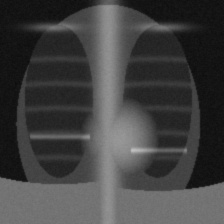
#> input picture data/samples/sample_atelectasis.jpg, 224 x 224 px; its folder holds only this picture in this run
$ python -i clinical_engine.py   (imports and definitions only)
#> lines starting #> are read from the running program, lines starting #| are printed output that depends on the picture; after the words box and inside, x2 and y2 are one past the last pixel; in counts of white or black regions, pixels touching at a corner belong together
#> further down, picture is the input picture: PIL image 224x224 RGB; min 12, max 193, mean 65.3
"""
src/clinical_engine.py
======================
Clinical Diagnostic Intelligence, Automated Cardiothoracic Ratio (CTR) Calipers,
and Multi-Pathology Diagnostic Syndrome Synthesis.
"""

from typing import Dict, Any, List, Tuple, Optional
from PIL import Image, ImageDraw, ImageFont
import numpy as np
import cv2


def estimate_ctr(
    img_pil: Image.Image,
    manual_c_offset: int = 0,
    manual_t_offset: int = 0,
) -> Dict[str, Any]:
    """
    Automated and Caliper-assisted Cardiothoracic Ratio (CTR) Estimation.

    Clinical Definition:
    --------------------
    CTR = Maximum Transverse Cardiac Diameter (C) / Maximum Internal Thoracic Diameter (T).
    Normal value on PA chest radiograph is < 0.50 (50%).
    Values > 0.50 indicate cardiomegaly; > 0.65 indicates severe enlargement.

    Parameters
    ----------
    img_pil : PIL.Image.Image
        Input chest radiograph.
    manual_c_offset : int
        User fine-tuning adjustment for cardiac width (pixels).
    manual_t_offset : int
        User fine-tuning adjustment for thoracic width (pixels).

    Returns
    -------
    dict with 'ctr', 'classification', 'cardiac_px', 'thorax_px', 'annotated_pil', 'color'
    """
#> called with manual_c_offset = 0, manual_t_offset = 0
    arr = np.array(img_pil.convert("RGB"))
    gray = cv2.cvtColor(arr, cv2.COLOR_RGB2GRAY)
    h, w = gray.shape
#> h = 224; w = 224

    # 1. Smooth image to suppress high-frequency noise/text
    blur = cv2.GaussianBlur(gray, (5, 5), 0)

    # 2. Thoracic diameter measurement level (lower thorax, ~68% height)
    y_thorax = int(h * 0.68)
#> y_thorax = 152
    left_t = max(10, int(w * 0.12)) + manual_t_offset
#> left_t = 26
    right_t = min(w - 10, int(w * 0.88)) - manual_t_offset
#> right_t = 197
    t_width = max(20, right_t - left_t)
#> t_width = 171

    # 3. Cardiac diameter measurement level (~62% height)
    y_cardiac = int(h * 0.62)
#> y_cardiac = 138
    row_c = blur[y_cardiac, :]
#> row_c = 224 values, max 149 at index 116, min 18 at index 7, mean 76.39
    mid_x = w // 2
#> mid_x = 112

    # Horizontal gradient to detect left and right cardiac borders
    grad_c = np.gradient(row_c.astype(float))
#> grad_c = 224 values, max 12.5 at index 16, min -13.5 at index 199, mean -0.00446

    # Right atrium border (left side of image, moving left from midline)
    left_search = grad_c[left_t:mid_x]
#> left_search = 86 values, max 6.5 at index 56, min -8 at index 63, mean 0.901
    rt_offset = np.argmax(left_search) if len(left_search) > 0 else int(w * 0.16)
#> rt_offset = 56
    right_atrium_x = left_t + rt_offset - manual_c_offset
#> right_atrium_x = 82

    # Left ventricle apex border (right side of image, moving right from midline)
    right_search = grad_c[mid_x:right_t]
#> right_search = 85 values, max 7.5 at index 75, min -6 at index 45, mean -0.924
    apex_offset = np.argmin(right_search) if len(right_search) > 0 else int(w * 0.22)
#> apex_offset = 45
    left_apex_x = mid_x + apex_offset + manual_c_offset
#> left_apex_x = 157

    right_atrium_x = max(left_t, min(mid_x - 5, right_atrium_x))
    left_apex_x = max(mid_x + 5, min(right_t, left_apex_x))

    c_width = max(10, left_apex_x - right_atrium_x)
#> c_width = 75
    ctr = max(0.20, min(0.95, c_width / float(t_width)))
#> ctr = 0.439

    # 4. Clinical Grading
    if ctr < 0.50:
        grade = "Normal Cardiac Silhouette (CTR < 0.50)"
        color = "#00ff88"
        severity = "Normal"
        clinical_note = "Cardiac silhouette width is within standard limits (<50% of inner thoracic diameter)."
    elif ctr <= 0.55:
        grade = "Mild Cardiomegaly (CTR 0.50 – 0.55)"
        color = "#ffb300"
        severity = "Mild"
        clinical_note = "Borderline to mild cardiac enlargement. Correlate with patient habitus and AP vs PA projection."
    elif ctr <= 0.65:
        grade = "Moderate Cardiomegaly (CTR 0.55 – 0.65)"
        color = "#ff7a85"
        severity = "Moderate"
        clinical_note = "Significant cardiomegaly. Suggests left ventricular dilation, hypertrophy, or pericardial effusion."
    else:
        grade = "Marked / Severe Cardiomegaly (CTR > 0.65)"
        color = "#ff4757"
        severity = "Severe"
        clinical_note = "Marked global enlargement ('water-bottle' heart). Evaluate urgently for congestive failure or large pericardial effusion."

    # 5. Draw Digital Radiologist Calipers
    overlay = arr.copy()

    # Cyan line for Thoracic Diameter (T)
    cv2.line(overlay, (left_t, y_thorax), (right_t, y_thorax), (0, 212, 255), 2)
    cv2.line(overlay, (left_t, y_thorax - 6), (left_t, y_thorax + 6), (0, 212, 255), 2)
#> overlay: shape (224, 224, 3); mean R, G, B 64.4, 66.7, 67.2
    cv2.line(overlay, (right_t, y_thorax - 6), (right_t, y_thorax + 6), (0, 212, 255), 2)
#> overlay: shape (224, 224, 3); mean R, G, B 64.4, 66.8, 67.3

    # Magenta/Coral line for Cardiac Diameter (C)
    cv2.line(overlay, (right_atrium_x, y_cardiac), (left_apex_x, y_cardiac), (255, 71, 87), 2)
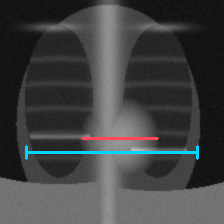
#> overlay: shape (224, 224, 3); mean R, G, B 65, 66.6, 67.2
    cv2.line(overlay, (right_atrium_x, y_cardiac - 6), (right_atrium_x, y_cardiac + 6), (255, 71, 87), 2)
#> overlay: shape (224, 224, 3); 0.07% of pixels changed, all inside (x1, y1, x2, y2) = (81, 131, 84, 146)
    cv2.line(overlay, (left_apex_x, y_cardiac - 6), (left_apex_x, y_cardiac + 6), (255, 71, 87), 2)
#> overlay: shape (224, 224, 3); mean R, G, B 65.2, 66.6, 67.2

    # Midline dashed guide
    for y_dash in range(int(h * 0.3), int(h * 0.85), 8):
        cv2.line(overlay, (mid_x, y_dash), (mid_x, y_dash + 4), (180, 180, 180), 1)
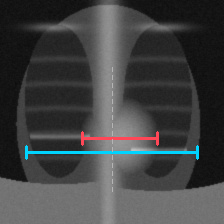
#> overlay: shape (224, 224, 3); mean R, G, B 65.3, 66.7, 67.3

    annotated_pil = Image.fromarray(overlay)

    return {
        "ctr": ctr,
        "classification": grade,
        "severity": severity,
        "color": color,
        "cardiac_px": c_width,
        "thorax_px": t_width,
        "left_t": left_t,
        "right_t": right_t,
        "right_atrium_x": right_atrium_x,
        "left_apex_x": left_apex_x,
        "y_cardiac": y_cardiac,
        "y_thorax": y_thorax,
        "clinical_note": clinical_note,
        "annotated_pil": annotated_pil,
    }


# [213 lines left out: function diagnose_syndrome, not called in this run]

>>> from PIL import Image
>>> picture = Image.open('../data/samples/sample_atelectasis.jpg')
>>> result = estimate_ctr(picture)
#> result = 14 items

$ run again, on data/samples/sample_cardiomegaly.jpg
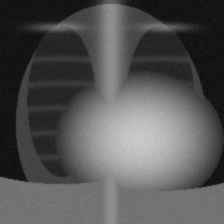
#> input picture data/samples/sample_cardiomegaly.jpg, 224 x 224 px
#> picture is the input picture: PIL image 224x224 RGB; min 12, max 203, mean 85
#> row_c = 224 values, max 200 at index 139, min 17 at index 0, mean 121.4
#> grad_c = 224 values, max 13.5 at index 16, min -7.5 at index 31, mean 0.136
#> left_search = 86 values, max 5 at index 29, min -7.5 at index 5, mean 1.33
#> rt_offset = 29
#> right_atrium_x = 55
#> right_search = 85 values, max 2 at index 7, min -3 at index 76, mean -0.665
#> apex_offset = 76
#> left_apex_x = 188
#> c_width = 133
#> ctr = 0.778
#> in estimate_ctr, `cv2.line(overlay, (right_atrium_x, y_cardiac), (left_apex_x, y_cardiac..`:
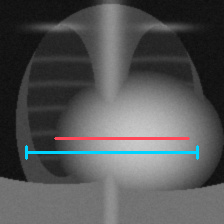
#> overlay: shape (224, 224, 3); mean R, G, B 84.2, 85.2, 85.8
#> after the loop in estimate_ctr, `for y_dash in range(int(h * 0.3), int(h * 0.85), 8):`:
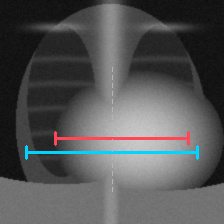
#> overlay: shape (224, 224, 3); mean R, G, B 84.5, 85.2, 85.9
#> result = 14 items
